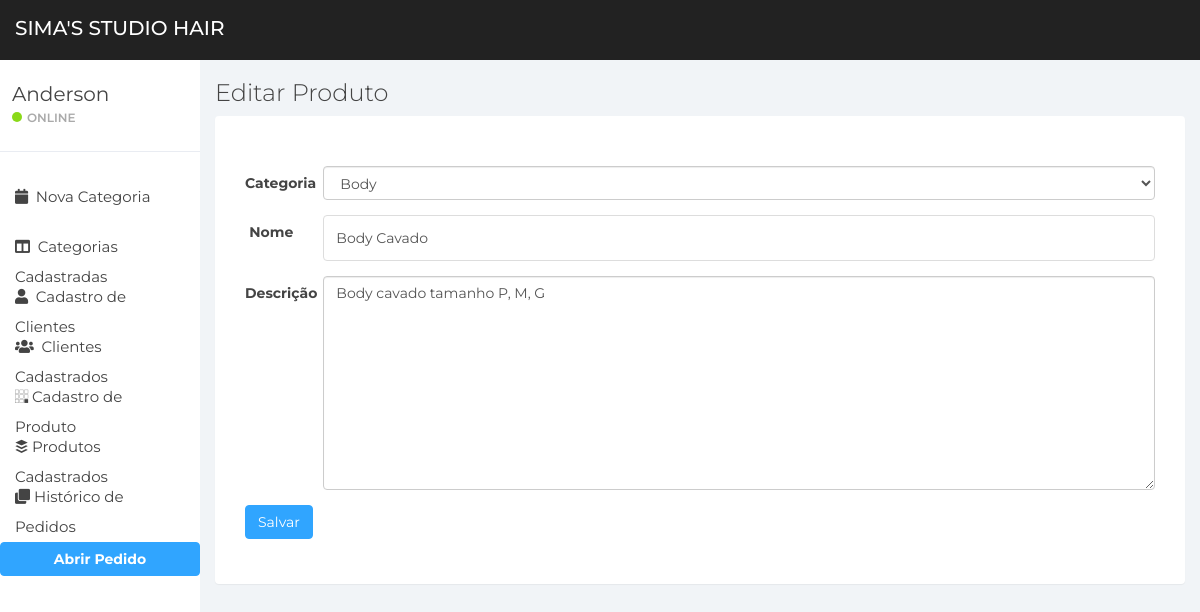
Page /item/edit-produto/1 (signed in) on the committed database.
### apps/item/models.py (models this page shows, shortened)
class Item(models.Model):
    loja = models.ForeignKey(to=Store, on_delete=models.DO_NOTHING, blank=True, null=True)
    categoria = models.ForeignKey(to=Category, on_delete=models.DO_NOTHING)
    nome = models.CharField(max_length=200)
    descricao = models.TextField(max_length=200, blank=True, null=True)
    is_active = models.BooleanField(default=True)
    data = models.DateTimeField(auto_now_add=True)
    class Meta:
        verbose_name = 'Item'
        verbose_name_plural = 'Itens'

### apps/item/views.py (the view, shortened to what this page needs)
# urls.py: path('edit-produto/<int:pk>', views.create_update_item, name="edit-produto"),
def create_update_item(request, pk=None):
    page_title = 'Cadastro de produto' if not pk else 'Editar Produto'
    msg = None
    notification = None
    form = forms.ItemForm()
    item = None
    loja = request.user.loja
    if pk:
        item = models.Item.objects.get(pk=pk, is_active=True)
        if item:
            form = forms.ItemForm(instance=item)
        else:
            msg = 'Nenhum Produto Encontrado'
            notification = 'danger'
    context = {
        'page_title': page_title, 'notification': notification, 'msg': msg, 'form': form
    }
    return render(request, 'cadastro_item.html', context)

### apps/item/forms.py
class ItemForm(forms.ModelForm):
    categoria = forms.ModelChoiceField(
        label='Categoria',
        queryset=Category.objects.filter(is_active=True),
        widget=forms.Select(
            attrs={
                'class': 'form-control'
            }
        )
    )
    nome = forms.CharField(
        label='Nome',
        widget=forms.TextInput(
            attrs={
                'class': 'form-control', 'placeholder': 'Insira um nome: '
            }
        )
    )
    descricao = forms.CharField(
        required=False,
        label='Descrição',
        widget=forms.Textarea(
            attrs={
                'class': 'form-control', 'placeholder': 'Insira uma descrição: '
            }
        )
    )
    class Meta:
        model = Item
        fields = [
            'categoria', 'nome', 'descricao'
        ]

### apps/categoria/models.py (called while the page is built)
    def __str__(self):
        return self.nome

### apps/item/templates/cadastro_item.html (shortened to what this page needs)
{% extends 'base/base.html' %}
{% block content %}
<div class="panel-body">
    <form class="form-horizontal" method="POST">
        <fieldset>
            {% for i in form %}
            <div class="form-group">
                <label class="col-md-1 control-label">{{ i.label }}</label>
                <div class="col-md-11">
                    {{ i }}
                </div>
            </div>
            {% endfor %}
            <div class="form-group">
                <div class="col-md-12">
                    <button type="submit" class="btn btn-primary btn-md pull-left">Salvar</button>
                </div>
            </div>
        </fieldset>
    </form>
</div>
{% endblock %}

### static/css/styles.css (style rules this page uses)
body { background: #f1f4f7; padding-top: 60px; font-size: 14px; color: #444444; font-family: "Montserrat", "Helvetica Neue", Helvetica, Arial, sans-serif; }
input.form-control { border: 1px solid #ddd; box-shadow: none; height: 46px; }
.btn-primary, .btn-primary:hover, .btn-primary:focus, .btn-primary:active, .btn-primary.active, .open > .dropdown-toggle.btn-primary, .btn-primary.disabled, .btn-primary[disabled], fieldset[disabled] .btn-primary, .btn-primary.disabled:hover, .btn-primary[disabled]:hover, fieldset[disabled] .btn-primary:hover, .btn-primary.disabled:focus, .btn-primary[disabled]:focus, fieldset[disabled] .btn-primary:focus, .btn-primary.disabled:active, .btn-primary[disabled]:active, fieldset[disabled] .btn-primary:active, .btn-primary.disabled.active, .btn-primary[disabled].active, fieldset[disabled] .btn-primary.active { background-color: #30a5ff; border-color: #30a5ff; }

### rows in the picture
Item: form "Body" "Body Cavado" "Body cavado tamanho P, M, G"

### other values in the picture
{{ page_title }} "Editar Produto"
{{ i.label }} "Categoria" "Nome" "Descrição"
